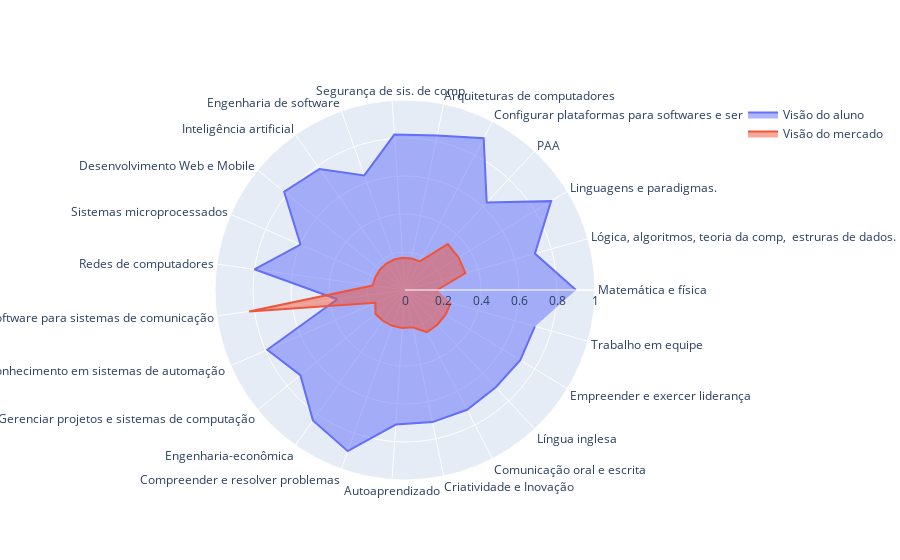

The cell this chart's notebook holds for it:
### Markdown cell above
### 10.2 Visão de competências do mercado e do aluno

$$
\text{Visão_aluno} \cup \text{Visão_mercado}
$$

### Code cell
fig = Plot.spider_plot(
    categorias,
    r1=list(notas_aluno.values()),
    r1_name='Visão do aluno',
    r2=list(visao_mercado.values()),
    r2_name="Visão do mercado")

### Figure 1 — Plotly figure (JSON) as saved in the notebook; plotly's stock layout.template omitted (floating-point values rounded to 4 significant figures)
{"data": [{"fill": "toself", "name": "Visão do aluno", "r": [0.9, 0.71, 0.9, 0.63, 0.9, 0.83, 0.82, 0.64, 0.78, 0.82, 0.6, 0.8, 0.36, 0.79, 0.71, 0.84, 0.9, 0.71, 0.71, 0.71, 0.7, 0.71, 0.71], "theta": ["Matemática e física", "Lógica, algoritmos, teoria da comp,  estruras de dados.", "Linguagens e paradigmas.", "PAA", "Configurar plataformas para softwares e serviços.", "Arquiteturas de computadores", "Segurança de sis. de comp.", "Engenharia de software", "Inteligência artificial", "Desenvolvimento Web e Mobile", "Sistemas microprocessados", "Redes de computadores", "Software para sistemas de comunicação", "Conhecimento em sistemas de automação ", "Gerenciar projetos e sistemas de computação", "Engenharia-econômica", "Compreender e resolver problemas", "Autoaprendizado", "Criatividade e Inovação", "Comunicação oral e escrita", "Língua inglesa", "Empreender e exercer liderança", "Trabalho em equipe"], "type": "scatterpolar"}, {"fill": "toself", "name": "Visão do mercado", "r": [0.17, 0.33, 0.33, 0.33, 0.17, 0.17, 0.17, 0.17, 0.17, 0.17, 0.17, 0.172, 0.828, 0.17, 0.2, 0.2, 0.2, 0.2, 0.2, 0.25, 0.25, 0.25, 0.25], "theta": ["Matemática e física", "Lógica, algoritmos, teoria da comp,  estruras de dados.", "Linguagens e paradigmas.", "PAA", "Configurar plataformas para softwares e serviços.", "Arquiteturas de computadores", "Segurança de sis. de comp.", "Engenharia de software", "Inteligência artificial", "Desenvolvimento Web e Mobile", "Sistemas microprocessados", "Redes de computadores", "Software para sistemas de comunicação", "Conhecimento em sistemas de automação ", "Gerenciar projetos e sistemas de computação", "Engenharia-econômica", "Compreender e resolver problemas", "Autoaprendizado", "Criatividade e Inovação", "Comunicação oral e escrita", "Língua inglesa", "Empreender e exercer liderança", "Trabalho em equipe"], "type": "scatterpolar"}], "layout": {"polar": {"radialaxis": {"range": [0, 1], "visible": true}}, "showlegend": true}}
